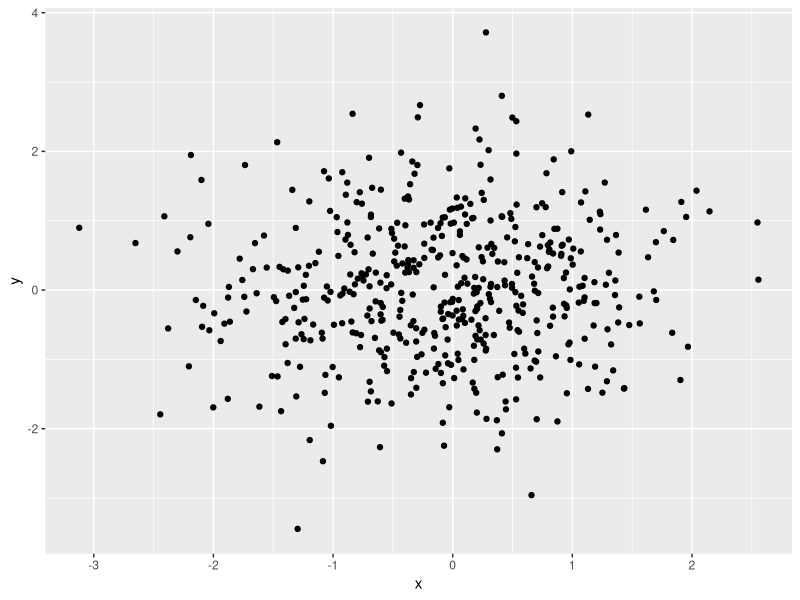
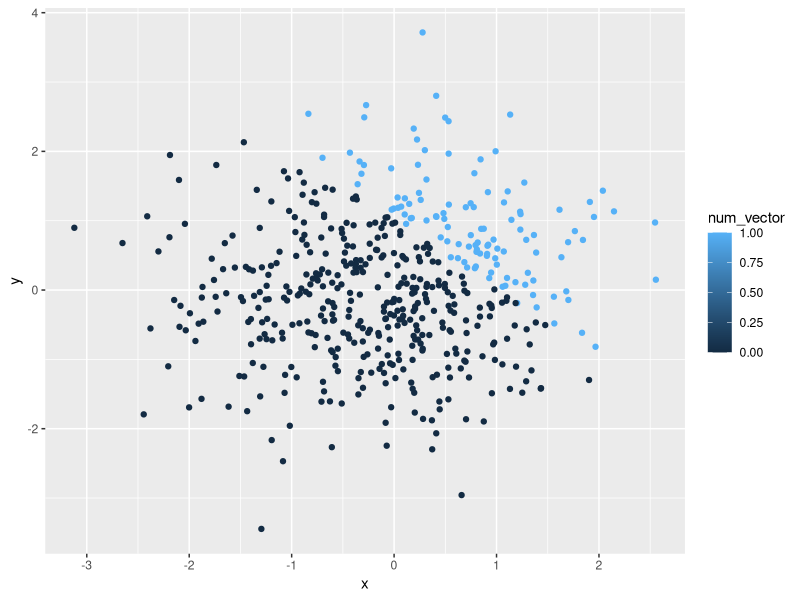
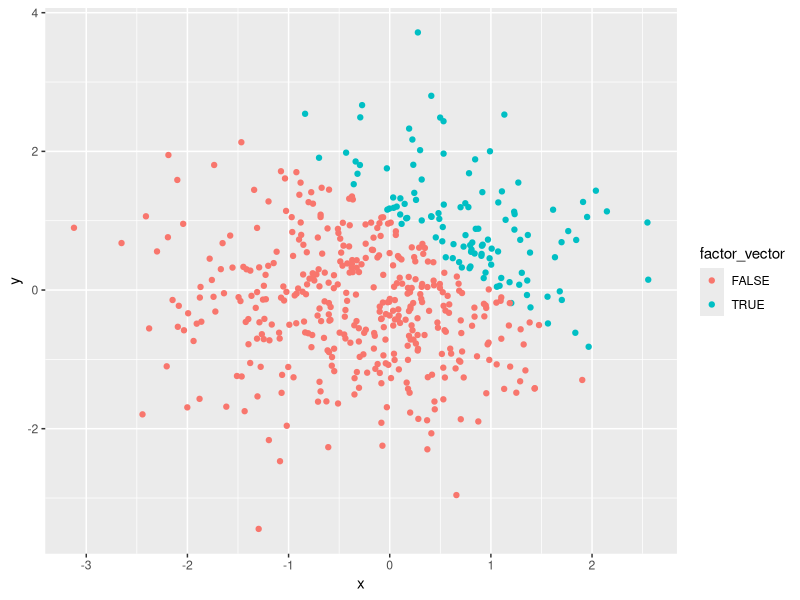
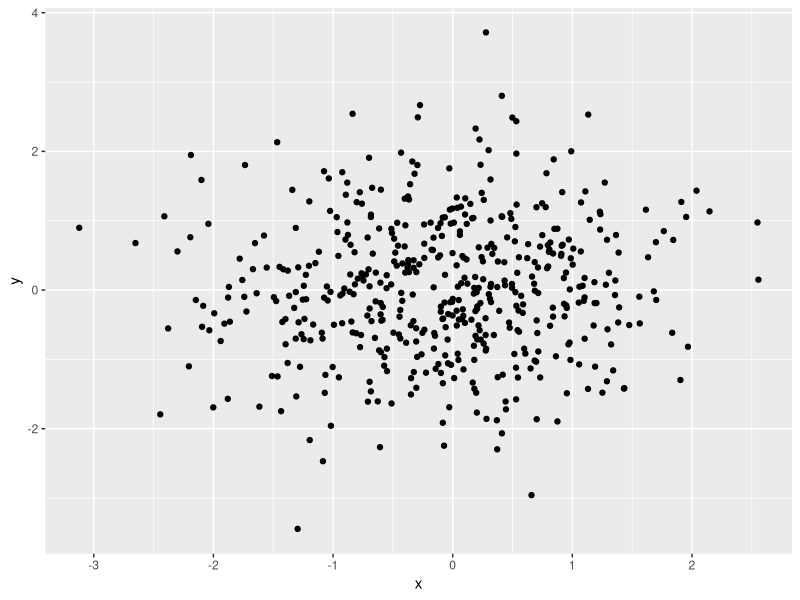

These charts were generated, in order, by the following R code:
## ---- chunk 1
knitr::opts_chunk$set(echo = TRUE)

library(tidyverse)
## ---- chunk 2
eight_rand_df = tibble(
  norm_samp = rnorm(8),
  vec_logical = norm_samp > 0,
  vec_char = c("I", "enjoy", "yoga", "cookies", "nature", "dogs", "sunshine", "family"),
  vec_factor = factor(c("orange", "orange", "orange", "orange","blue", "blue", "blue", "magenta" )))

mean(pull(eight_rand_df, norm_samp))

mean(pull(eight_rand_df, vec_logical))

mean(pull(eight_rand_df, vec_char))

mean(pull(eight_rand_df, vec_factor))
## ---- chunk 3
numeric_eight_rand_df = tibble(
  norm_samp = rnorm(8),
  vec_logical = as.numeric(norm_samp > 0), 
  norm_samp1 = (vec_logical * norm_samp)) 
  
 logical_eight_rand_df = tibble(
  norm_samp = rnorm(8),
  vec_logical = factor(norm_samp > 0), 
  norm_samp2 = (vec_logical * norm_samp)) 

factor_and_numeric_eight_rand_df = tibble(
  norm_samp = rnorm(8),
  vec_logical = factor(norm_samp > 0),
  vec_logical1 = as.numeric(vec_logical),
  norm_samp3 = (vec_logical1 * norm_samp)) 
## ---- chunk 4
plot_df = tibble(
  x = rnorm(500), 
  y = rnorm(500), 
  vec_logical = (x + y > 1), 
  num_vector = as.numeric(vec_logical), 
  factor_vector = factor(vec_logical))

#code for inline citations
mean_samp = mean(pull(plot_df, x))

median_samp = median(pull(plot_df, x))

stdev_samp = sd(pull(plot_df, x))

rows = nrow(plot_df)

columns = ncol(plot_df)

proportion = mean(pull(plot_df, vec_logical))
## ---- chunk 5
ggplot(plot_df, aes(x = x, y = y)) + geom_point()

ggsave("plot_df.pdf", width = 4, height = 4)

ggplot(plot_df, aes(x = x, y = y, color = num_vector)) + geom_point()

ggplot(plot_df, aes(x = x, y = y, color = factor_vector)) + geom_point()
